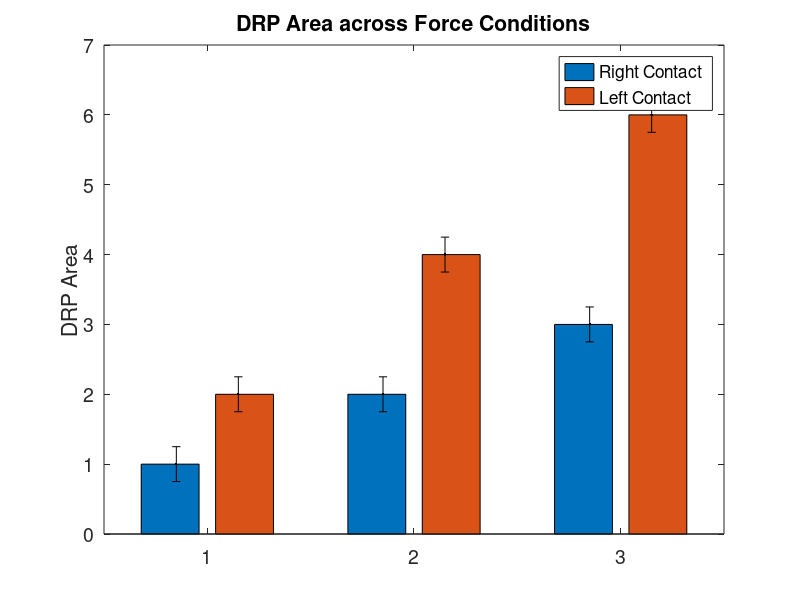

Reproduce this figure in MATLAB.
 y = [1, 2; 2,4; 3,6]; %means
    stdevs = 0.25*ones(3,2); %stds
        figure
        bar(y)
        xtick = [1,2,3]; x=[(xtick-0.15); (xtick+0.15)]';
        hold on
        errorbar(x(:,1),y(:,1), stdevs(:,1), '.k')
        hold on
        errorbar(x(:,2),y(:,2), stdevs(:,2), '.k')
        ylabel('DRP Area', 'FontSize', 14)
       % xticklabel = {sprintf('Low F (0-%d)',cut(1)), sprintf('Med F (%d-%d)', cut(1), cut(2)), sprintf('High F (%d-%d)', cut(2), cut(3))};
       % xticklabel_rotate(xtick, 45, xticklabel, 'FontSize', 14);
        title(gca, 'DRP Area across Force Conditions')
        set(gca, 'FontSize', 14)
        legend(gca, 'Right Contact', 'Left Contact')
        hold off 
